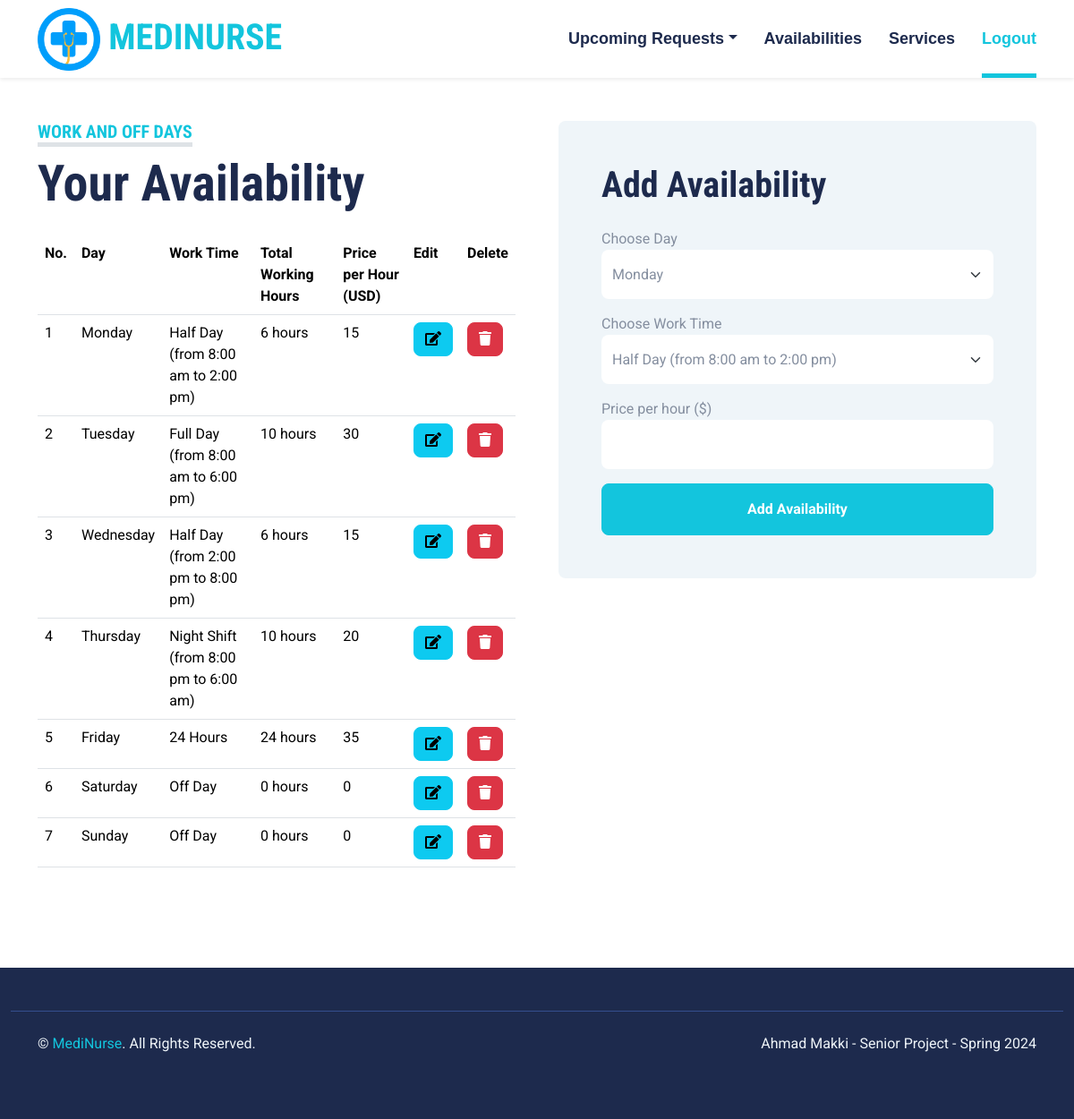
The page /nurses/availability.php (signed in) on the database its author committed.
### tables this page shows
CREATE TABLE IF NOT EXISTS `availability` (
  `availabilityID` int(11) NOT NULL AUTO_INCREMENT,
  `day` varchar(100) NOT NULL,
  `work_time` varchar(100) NOT NULL,
  `price_per_hour` int(11) NOT NULL,
  `nurseID` int(11) NOT NULL,
  PRIMARY KEY (`availabilityID`)
);

### nurses/availability.php (the view, shortened to what this page needs)
<?php include "head.php"; ?>
<body>
<?php include "navbar.php"; ?>
<div class="container-fluid py-5">
        <div class="container">
            <div class="row gx-5">
                <div class="col-lg-6 mb-5 mb-lg-0">
                    <div class="mb-4">
                        <h5 class="d-inline-block text-primary text-uppercase border-bottom border-5">Work and Off Days</h5>
                        <h1 class="display-4">Your Availability</h1>
                    </div>
                    <table class="table table-hover" style="color:black">
			<tr>
				<th>No.</th>
				<th>Day</th>
				<th>Work Time</th>
                <th>Total Working Hours</th>
				<th>Price per Hour (USD)</th>
                <th>Edit</th>
                <th>Delete</th>
			</tr>
<?php
$result = mysqli_query($con,"SELECT * FROM availability WHERE nurseID='$nid' ORDER BY availabilityID ASC");
if(mysqli_num_rows($result)>0){  $n=1;
while($row = mysqli_fetch_array($result)){
    $time = $row['work_time'];
$total_hours = 0;
    if($time == "Half Day (from 8:00 am to 2:00 pm)" || $time == "Half Day (from 2:00 pm to 8:00 pm)"){
        $total_hours = 6;
   }
   else if($time == "Full Day (from 8:00 am to 6:00 pm)"){
    $total_hours = 10;
}
else if($time == "Night Shift (from 8:00 pm to 6:00 am)"){
    $total_hours = 10;
}
else if($time == "24 Hours"){
    $total_hours = 24;
}
?>
				<td><?php echo $n ?></td>
                <td><?php echo $row['day'] ?></td>
                <td><?php echo $row['work_time'] ?></td>
                <td><?php echo $total_hours ?> hours</td>
                <td><?php echo $row['price_per_hour'] ?></td>
                <td><a href='edit-availability.php?id=<?php echo $row['availabilityID'] ?>' class='btn btn-info btn-xs'><i class="fa fa-edit"></i></a></td>
                <td><a href='delete-availability.php?id=<?php echo $row['availabilityID'] ?>' class='btn btn-danger btn-xs'><i class="fa fa-trash"></i></a></td>
                <?php $n++; }} else {echo "No Availability Found";}?>
		    </table>
            </div>
                <div class="col-lg-6">
                    <div class="bg-light  rounded p-5">
                        <h1 class="mb-4">Add Availability</h1>
                        <form action="save-availability.php" method="POST">
                            <div class="row g-3">
                                <div class="col-12 col-sm-12">
                                    <label>Choose Day</label>
                                    <select name="day" class="form-select bg-white border-0" style="height: 55px;">
                                        <option value="Monday">Monday</option>
                                    </select>
                                </div>
                                <div class="col-12 col-sm-12">
                                    <label>Choose Work Time</label>
                                    <select name="time" class="form-select bg-white border-0" style="height: 55px;">
                                        <option value="Half Day (from 8:00 am to 2:00 pm)">Half Day (from 8:00 am to 2:00 pm)</option>
                                    </select>
                                </div>
                                <div class="col-12 col-sm-12">
                                    <label>Price per hour ($)</label>
                                    <input name="price" type="number" class="form-control bg-white border-0" style="height: 55px;">
                                </div>
                                <div class="col-12">
                                    <button class="btn btn-primary w-100 py-3" type="submit">Add Availability</button>
                                </div>
                            </div>
                        </form>
                    </div>
                </div>
            </div>
        </div>
    </div>
<?php include "footer.php"; ?>

### css/style.css (style rules this page uses)
:root { --primary: #13C5DD; --secondary: #354F8E; --light: #EFF5F9; --dark: #1D2A4D; }
.btn { font-weight: 700; transition: .5s; }
.btn-primary { color: #FFFFFF; }

### rows shown on the page
availability: day "Monday", work_time "Half Day (from 8:00 am to 2:00 pm)", work_time "6", price_per_hour "15"
availability: day "Tuesday", work_time "Full Day (from 8:00 am to 6:00 pm)", work_time "10", price_per_hour "30"
availability: day "Wednesday", work_time "Half Day (from 2:00 pm to 8:00 pm)", work_time "6", price_per_hour "15"
availability: day "Thursday", work_time "Night Shift (from 8:00 pm to 6:00 am)", work_time "10", price_per_hour "20"
availability: day "Friday", work_time "24 Hours", work_time "24", price_per_hour "35"
availability: day "Saturday", work_time "Off Day", total_hours "0", price_per_hour "0"
availability: day "Sunday", work_time "Off Day", total_hours "0", price_per_hour "0"
